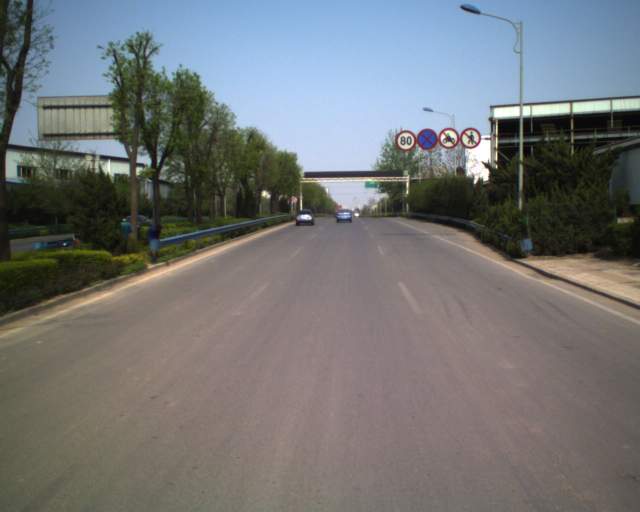
#> input picture image/41.png, 1280 x 1024 px (shown at 1/2 size)
$ python main_test_2_color.py
#> lines starting #> are read from the running program, lines starting #| are printed output that depends on the picture; after the words box and inside, x2 and y2 are one past the last pixel; in counts of white or black regions, pixels touching at a corner belong together
#> further down, img is the input picture: shape (1024, 1280, 3); mean B, G, R 117.2, 116.7, 114.6
# -*- coding=utf-8 -*-
# py3


import cv2
import numpy as np
import time


def filter_colors(image):
    """
    Filter the image to include only yellow and white pixels
    """
    img_hsv = cv2.cvtColor(img, cv2.COLOR_BGR2HSV)
#> img_hsv: shape (1024, 1280, 3); mean H, S, V 53.9, 57.6, 130.7

    # [6 lines of commented-out code are left out]

    lower_white = np.array([0, 0, 43], dtype=np.uint8)
    upper_white = np.array([180, 43, 255], dtype=np.uint8)
    white_mask = cv2.inRange(img_hsv, lower_white, upper_white)
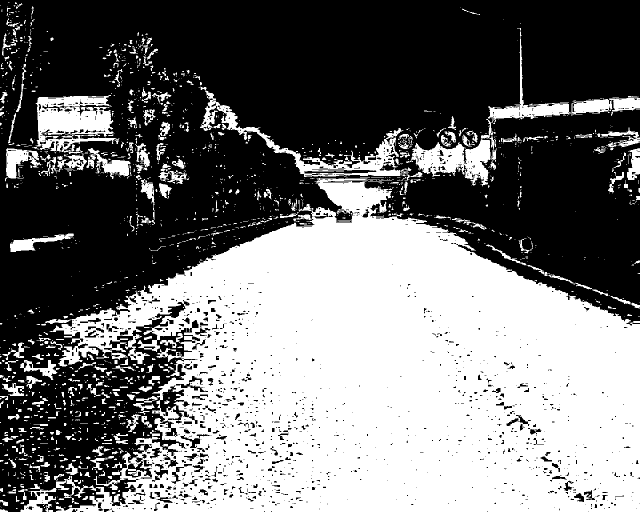
#> white_mask: shape (1024, 1280) (shown at 1/2 size); 44.9% white; 1676 white regions (1256 under 20 px), largest, box (x1, y1, x2, y2) and area: (41, 356, 1280, 1024) 505387, (71, 190, 239, 305) 11513, (400, 173, 807, 354) 9672
    white_image = cv2.bitwise_and(image, image, mask=white_mask)
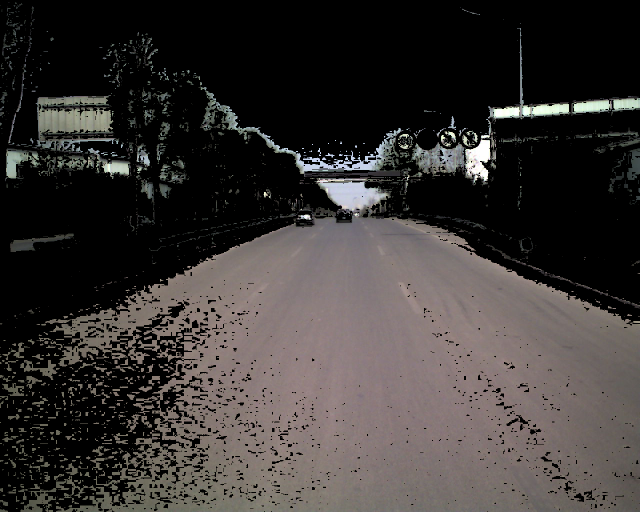
#> white_image: shape (1024, 1280, 3) (shown at 1/2 size); mean B, G, R 52, 53.7, 57.8

    # kernel = np.ones((3, 3), np.uint8)
    # white_image = cv2.morphologyEx(white_image, cv2.MORPH_ERODE, kernel)  # 开运算

    # Filter red pixels
    redLower01 = np.array([0, 43, 46], dtype=np.uint8)  # 部分红
    redUpper01 = np.array([10, 255, 255], dtype=np.uint8)
    redLower02 = np.array([156, 43, 46], dtype=np.uint8)  # 部分红
    redUpper02 = np.array([180, 255, 255], dtype=np.uint8)
    red_mask01 = cv2.inRange(img_hsv, redLower01, redUpper01)
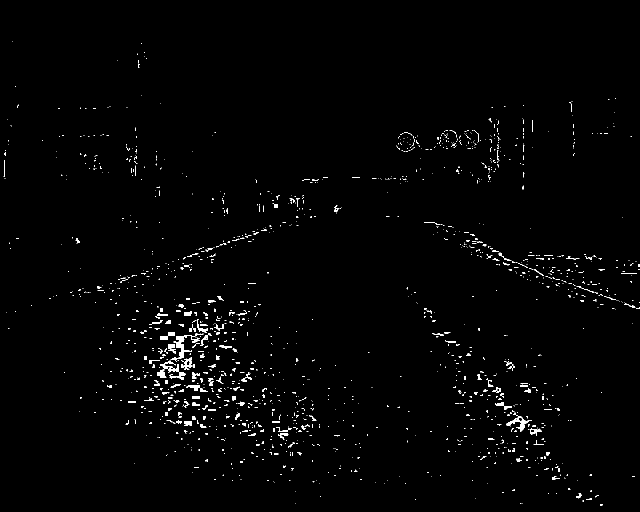
#> red_mask01: shape (1024, 1280) (shown at 1/2 size); 1.3% white; 1566 white regions (1370 under 20 px), largest, box (x1, y1, x2, y2) and area: (341, 672, 384, 723) 592, (314, 721, 352, 755) 445, (1013, 832, 1063, 864) 436
    red_mask02 = cv2.inRange(img_hsv, redLower02, redUpper02)
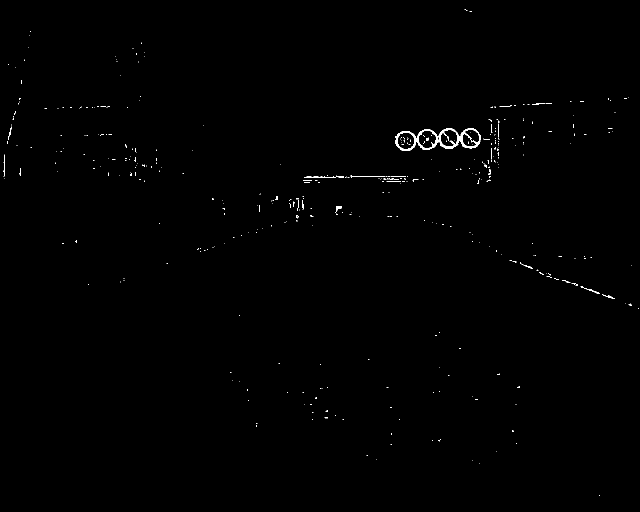
#> red_mask02: shape (1024, 1280) (shown at 1/2 size); 0.35% white; 422 white regions (400 under 20 px), largest, box (x1, y1, x2, y2) and area: (791, 256, 962, 302) 2061, (608, 353, 672, 356) 128, (701, 352, 771, 355) 93
    red_mask = red_mask01 + red_mask02
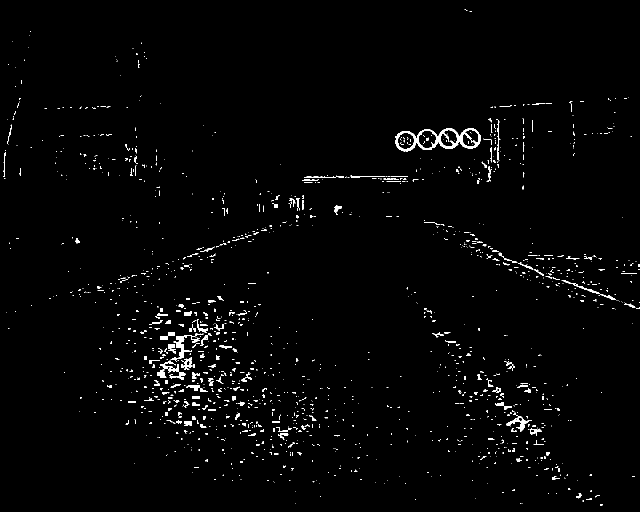
#> red_mask: shape (1024, 1280) (shown at 1/2 size); 1.7% white; 1551 white regions (1320 under 20 px), largest, box (x1, y1, x2, y2) and area: (791, 256, 962, 303) 2421, (341, 672, 384, 723) 592, (314, 721, 352, 755) 445

    red_image = cv2.bitwise_and(image, image, mask=red_mask)
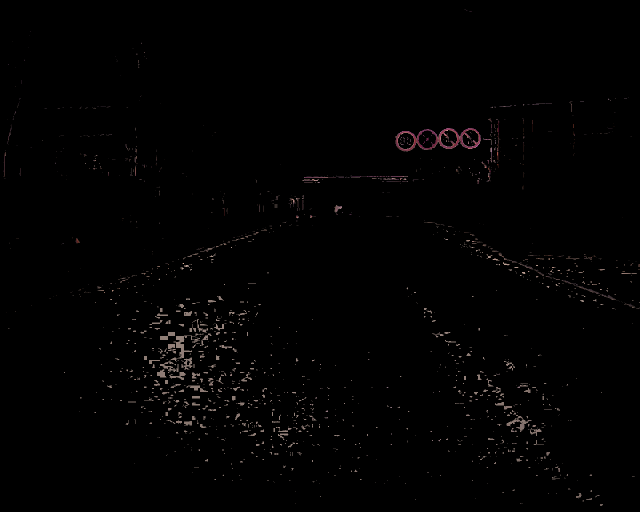
#> red_image: shape (1024, 1280, 3) (shown at 1/2 size); mean B, G, R 1.7, 1.7, 2.1

    # Combine the two above images
    image2 = cv2.addWeighted(white_image, 1., red_image, 1., 0.)
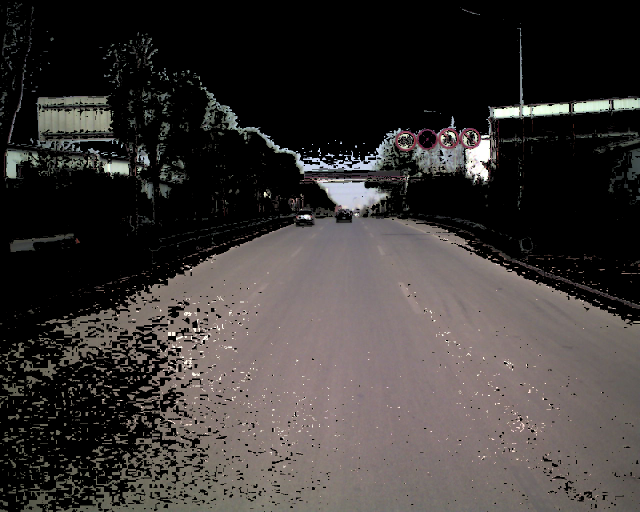
#> image2: shape (1024, 1280, 3) (shown at 1/2 size); mean B, G, R 53.7, 55.4, 59.8
    cv2.imshow("asdfaa", image2)
    cv2.waitKey(500000)

    return image2


img_path = "image//41.png"  # 41 67
img = cv2.imread(img_path, cv2.IMREAD_COLOR)

image = filter_colors(img)

# Read in and grayscale the image
gray = cv2.cvtColor(image, cv2.COLOR_BGR2GRAY)

$ run again, with image/01.png copied over image/41.png
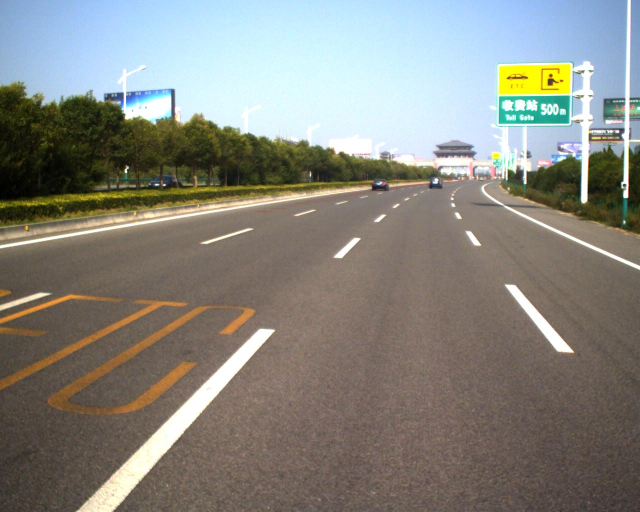
#> input picture image/01.png, 1280 x 1024 px (shown at 1/2 size)
#> img is the input picture: shape (1024, 1280, 3); mean B, G, R 126.8, 133.9, 134.5
#> img_hsv: shape (1024, 1280, 3); mean H, S, V 39, 66.7, 148.6
#> in filter_colors, `white_mask = cv2.inRange(img_hsv, lower_white, upper_white)`:
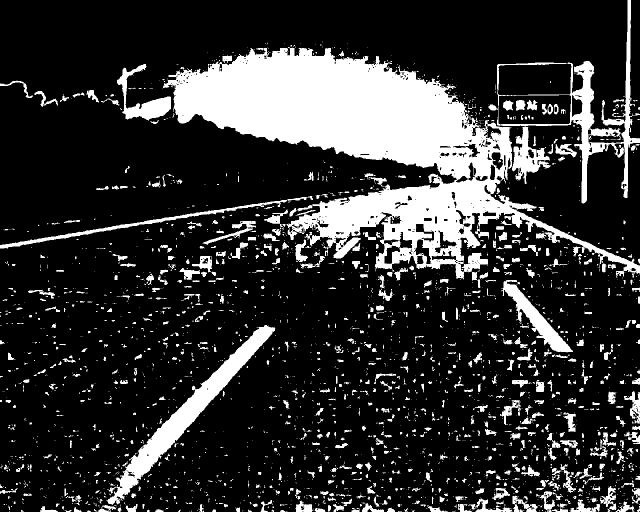
#> white_mask: shape (1024, 1280) (shown at 1/2 size); 19.9% white; 2931 white regions (2225 under 20 px), largest, box (x1, y1, x2, y2) and area: (326, 94, 1280, 559) 148881, (213, 650, 551, 1010) 16043, (976, 0, 1280, 407) 13568
#> red_mask01: shape (1024, 1280); 10.2% white; 1730 white regions (1088 under 20 px), largest, box (x1, y1, x2, y2) and area: (528, 646, 1009, 1019) 56267, (1000, 908, 1248, 1024) 7003, (944, 784, 1089, 890) 3450
#> red_mask02: shape (1024, 1280); 0.09% white; 105 white regions (94 under 20 px), largest, box (x1, y1, x2, y2) and area: (1075, 320, 1105, 331) 151, (981, 333, 990, 353) 122, (939, 325, 947, 351) 111
#> red_mask: shape (1024, 1280); 10.3% white; 1728 white regions (1076 under 20 px), largest, box (x1, y1, x2, y2) and area: (528, 646, 1009, 1019) 56339, (1000, 908, 1248, 1024) 7022, (944, 784, 1089, 890) 3450
#> `gray = cv2.cvtColor(image, cv2.COLOR_BGR2GRAY)`:
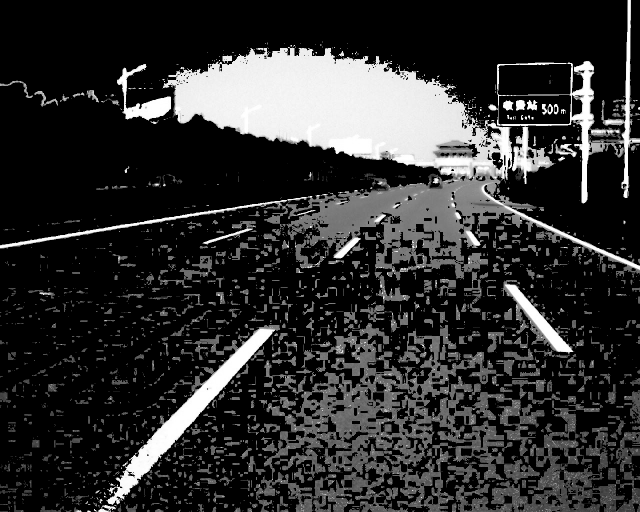
#> gray: shape (1024, 1280) (shown at 1/2 size); min 0, max 255, mean 47.4

$ run again, with image/03.png copied over image/41.png
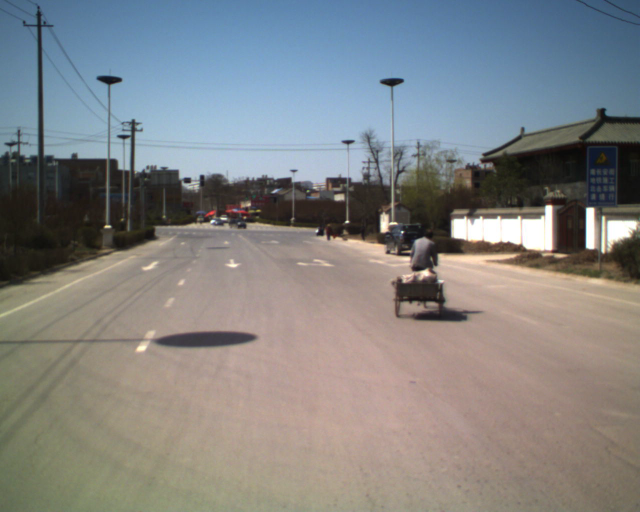
#> input picture image/03.png, 1280 x 1024 px (shown at 1/2 size)
#> img is the input picture: shape (1024, 1280, 3); mean B, G, R 132, 131.7, 130.5
#> img_hsv: shape (1024, 1280, 3); mean H, S, V 49.4, 61, 149.1
#> in filter_colors, `white_mask = cv2.inRange(img_hsv, lower_white, upper_white)`:
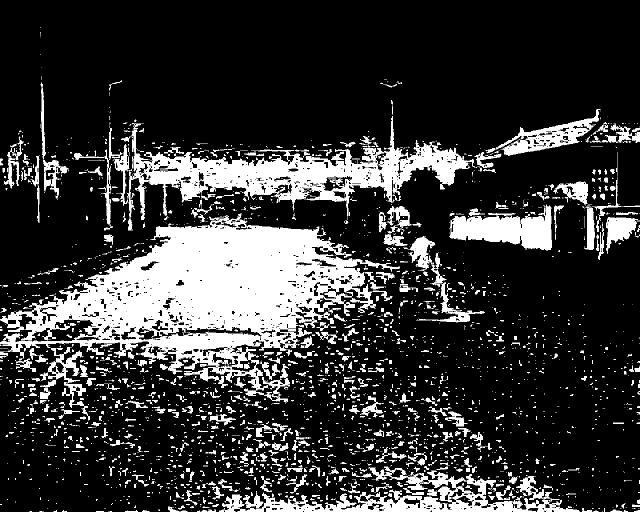
#> white_mask: shape (1024, 1280) (shown at 1/2 size); 21.5% white; 2522 white regions (1784 under 20 px), largest, box (x1, y1, x2, y2) and area: (0, 427, 800, 841) 122614, (218, 232, 960, 461) 43635, (438, 933, 1160, 1024) 20800
#> red_mask01: shape (1024, 1280); 12.2% white; 1488 white regions (1103 under 20 px), largest, box (x1, y1, x2, y2) and area: (484, 543, 1200, 930) 118744, (587, 397, 692, 433) 1459, (1104, 699, 1172, 744) 1126
#> red_mask02: shape (1024, 1280); 0.38% white; 399 white regions (345 under 20 px), largest, box (x1, y1, x2, y2) and area: (500, 389, 552, 414) 580, (442, 420, 506, 439) 337, (822, 612, 884, 638) 260
#> red_mask: shape (1024, 1280); 12.6% white; 1475 white regions (1097 under 20 px), largest, box (x1, y1, x2, y2) and area: (484, 531, 1200, 930) 120664, (402, 392, 512, 441) 1757, (490, 389, 586, 434) 1699
#> in filter_colors, `image2 = cv2.addWeighted(white_image, 1., red_image, 1., 0.)`:
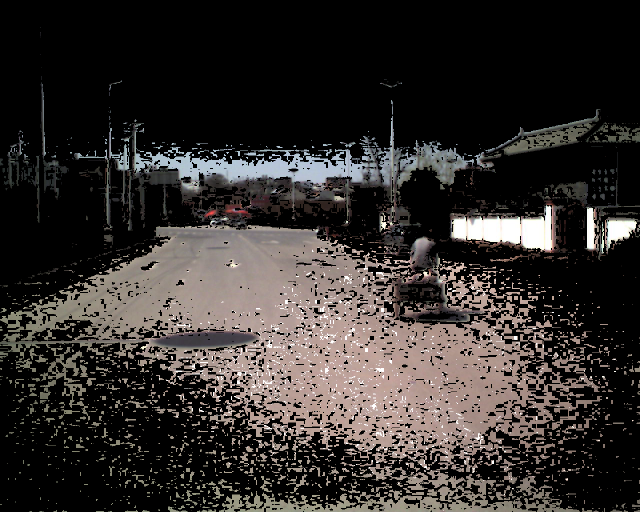
#> image2: shape (1024, 1280, 3) (shown at 1/2 size); mean B, G, R 45.4, 47.6, 51.9
